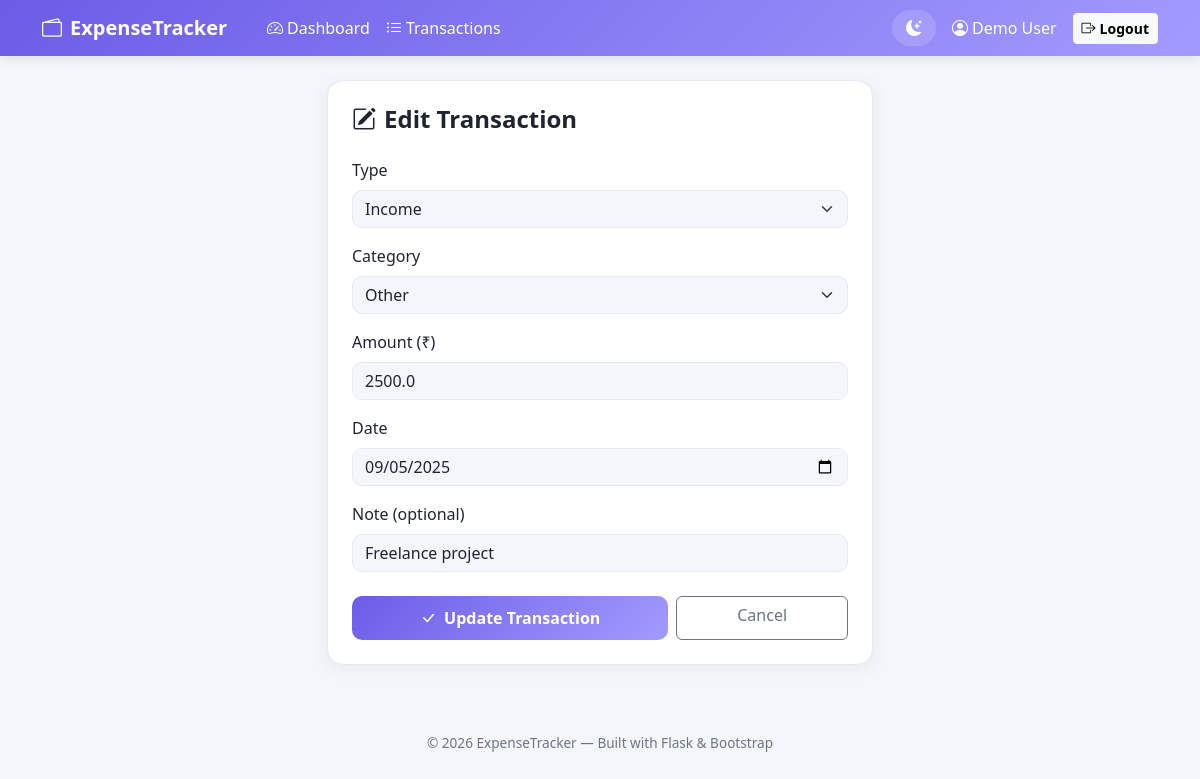
Screenshot of /transactions/edit/2 (signed in) with the database file from the repository.
### tables this page shows
CREATE TABLE transactions (
            id INTEGER PRIMARY KEY AUTOINCREMENT,
            user_id INTEGER NOT NULL,
            type TEXT NOT NULL CHECK(type IN ('income', 'expense')),
            category TEXT NOT NULL,
            amount REAL NOT NULL,
            txn_date TEXT NOT NULL,
            note TEXT,
            created_at TEXT NOT NULL,
            FOREIGN KEY (user_id) REFERENCES users (id) ON DELETE CASCADE
        );

### app.py (the view, shortened to what this page needs)
@app.route("/transactions/edit/<int:txn_id>", methods=["GET", "POST"])
@login_required
def edit_transaction(txn_id):
    user_id = session["user_id"]
    txn = Transaction.get_by_id(txn_id, user_id)
    if not txn:
        flash("Transaction not found.", "danger")
        return redirect(url_for("transactions"))
    return render_template("edit_transaction.html", txn=txn, categories=VALID_CATEGORIES)

### app.py (called while the page is built)
def login_required(view_func):
    @wraps(view_func)
    def wrapped(*args, **kwargs):
        if "user_id" not in session:
            flash("Please log in to continue.", "warning")
            return redirect(url_for("login"))
        return view_func(*args, **kwargs)
    return wrapped

### database.py (called while the page is built)
def get_db_connection():
    conn = sqlite3.connect(DB_PATH)
    conn.row_factory = sqlite3.Row
    conn.execute("PRAGMA foreign_keys = ON")  # enforce FK constraints
    return conn

### models.py (called while the page is built)
    @staticmethod
    def get_by_id(txn_id, user_id):
        conn = get_db_connection()
        row = conn.execute(
            "SELECT * FROM transactions WHERE id = ? AND user_id = ?", (txn_id, user_id)
        ).fetchone()
        conn.close()
        return row

### templates/edit_transaction.html (shortened to what this page needs)
{% extends "base.html" %}
{% block content %}
<div class="row justify-content-center">
  <div class="col-md-6">
    <div class="panel-card">
      <h4 class="fw-bold mb-4"><i class="bi bi-pencil-square me-2"></i>Edit Transaction</h4>
      <form method="POST" action="{{ url_for('edit_transaction', txn_id=txn.id) }}">
        <div class="mb-3">
          <label class="form-label">Type</label>
          <select class="form-select" name="type" required>
            <option value="income" {% if txn.type == 'income' %}selected{% endif %}>Income</option>
          </select>
        </div>
        <div class="mb-3">
          <label class="form-label">Category</label>
          <select class="form-select" name="category" required>
            {% for cat in categories %}
              <option value="{{ cat }}" {% if cat == txn.category %}selected{% endif %}>{{ cat }}</option>
            {% endfor %}
          </select>
        </div>
        <div class="mb-3">
          <label class="form-label">Amount (₹)</label>
          <input type="number" step="0.01" min="0.01" class="form-control" name="amount" value="{{ txn.amount }}" required>
        </div>
        <div class="mb-3">
          <label class="form-label">Date</label>
          <input type="date" class="form-control" name="txn_date" value="{{ txn.txn_date }}" required>
        </div>
        <div class="mb-4">
          <label class="form-label">Note (optional)</label>
          <input type="text" class="form-control" name="note" value="{{ txn.note or '' }}">
        </div>
        <div class="d-flex gap-2">
          <button type="submit" class="btn btn-primary-custom flex-fill">
            <i class="bi bi-check-lg me-1"></i> Update Transaction
          </button>
          <a href="{{ url_for('transactions') }}" class="btn btn-outline-secondary flex-fill">Cancel</a>
        </div>
      </form>
    </div>
  </div>
</div>
{% endblock %}

### static/css/style.css (style rules this page uses)
:root { --bg-color: #f4f6fb; --surface-color: #ffffff; --text-color: #1f2430; --text-muted: #6c7486; --border-color: #e6e9f2; --primary: #6c5ce7; --primary-dark: #5a4bd1; --success: #00b894; --danger: #ff6b6b; --warning: #fdcb6e; --income-color: #00b894; --expense-color: #ff6b6b; --navbar-bg: linear-gradient(135deg, #6c5ce7 0%, #a29bfe 100%); --card-shadow: 0 4px 20px rgba(31, 36, 48, 0.06); --card-shadow-hover: 0 8px 30px rgba(31, 36, 48, 0.12); }
* { box-sizing: border-box; }
body { background-color: var(--bg-color); color: var(--text-color); font-family: "Segoe UI", Roboto, Helvetica, Arial, sans-serif; transition: background-color 0.3s ease, color 0.3s ease; min-height: 100vh; }
.panel-card { background: var(--surface-color); border-radius: 16px; padding: 24px; box-shadow: var(--card-shadow); border: 1px solid var(--border-color); }
.btn-primary-custom { background: linear-gradient(135deg, #6c5ce7, #a29bfe); border: none; color: #fff; border-radius: 10px; font-weight: 600; padding: 10px 20px; transition: transform 0.15s ease, box-shadow 0.15s ease; }
.form-control, .form-select { background-color: var(--bg-color); border: 1px solid var(--border-color); color: var(--text-color); border-radius: 10px; }
.panel-card, .stat-card, .navbar-custom, .form-control, .form-select { transition: background-color 0.3s ease, border-color 0.3s ease, color 0.3s ease; }

### rows the page displays
transactions: type "Income", category "Other", amount "2500.0", txn_date "09/05/2025", note "Freelance project"

### other values shown
{{ session.get('user_name') }} "Demo User"
